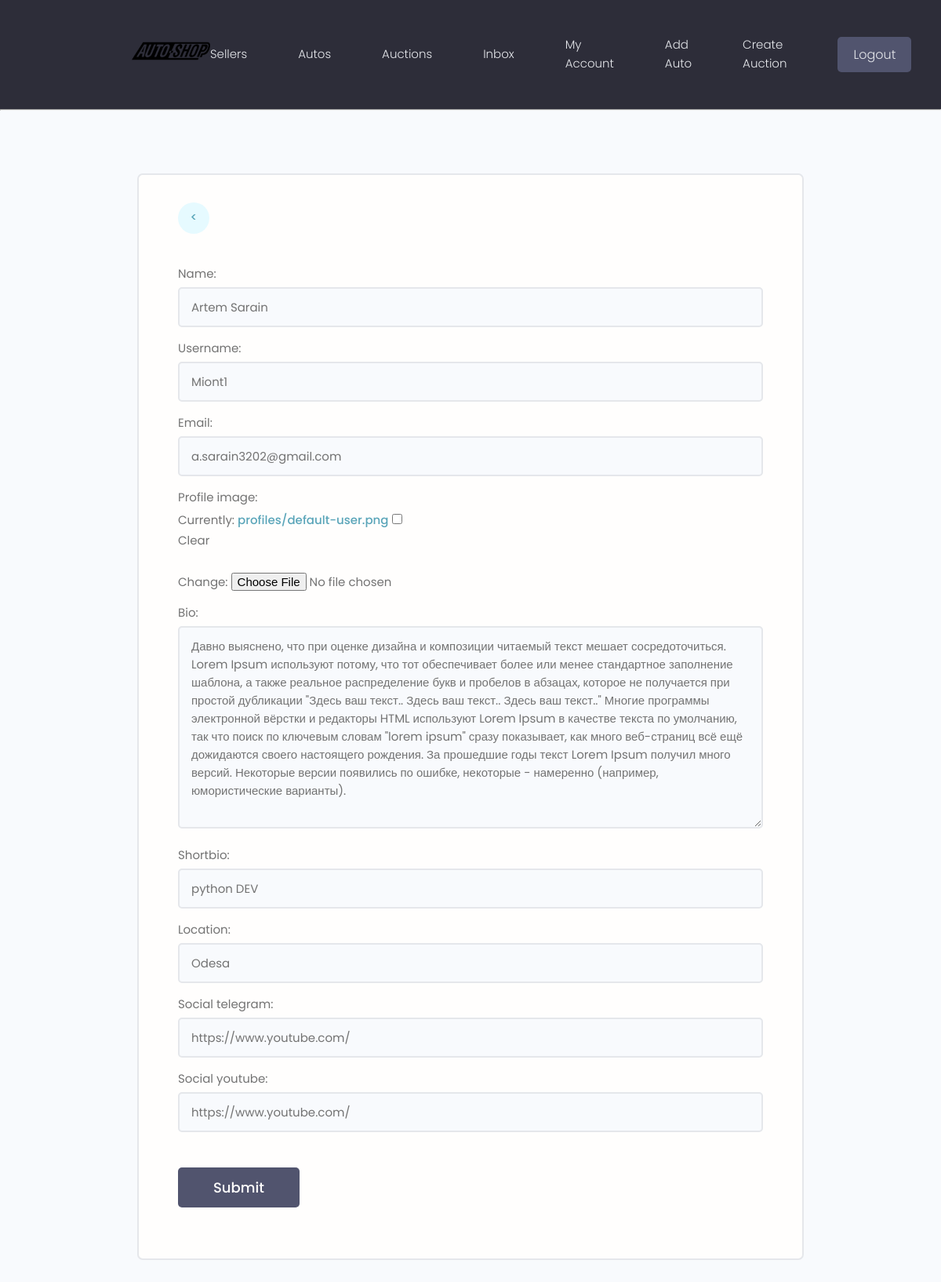
The page /users/edit-account/ (signed in) on the database its author committed.
### users/models.py (models this page shows, shortened)
class Profile(models.Model):
    id = models.BigAutoField(primary_key=True)
    user = models.OneToOneField(User, on_delete=models.CASCADE)
    name = models.CharField(max_length=50, null=True, blank=True)
    email = models.EmailField(max_length=254, default="default@example.com")
    username = models.CharField(max_length=50, null=True, blank=True)
    shortbio = models.CharField(max_length=100, null=True, blank=True)
    bio = models.TextField(null=True, blank=True)
    profile_image = models.ImageField(null=True, blank=True, default="profiles/default-user.png", upload_to='profiles/')
    location = models.CharField(max_length=200)
    social_telegram = models.CharField(max_length=500, null=True, blank=True)
    social_youtube = models.CharField(max_length=500, null=True, blank=True)
    vote_total = models.IntegerField(default=0, null=True, blank=True)
    vote_ratio = models.IntegerField(default=0, null=True, blank=True)
    created = models.DateTimeField(auto_now_add=True)

### users/views.py (the view, shortened to what this page needs)
# urls.py: path('edit-account/', views.editAccount, name='edit-account'),
@login_required(login_url="login")
def editAccount(request):
    logger.info(f"Користувач {request.user.username} відкрив форму редагування профілю.")
    form = ProfileForm(instance=request.user.profile)
    context = {"form": form}
    return render(request, "users/profile-form.html", context)

### users/forms.py
class ProfileForm(ModelForm):
    class Meta:
        model = Profile
        fields = ["name", "username", "email", "profile_image", "bio", "shortbio",
                  "location", "social_telegram", "social_youtube"]
    def __init__(self, *args, **kwargs):
        super(ProfileForm, self).__init__(*args, **kwargs)
        for name, field in self.fields.items():
            field.widget.attrs.update({'class': 'input'})

### users/templates/users/profile-form.html (shortened to what this page needs)
{% extends 'main.html' %}
{% block content %}
    <main class="formPage my-xl">
        <div class="content-box">
            <div class="formWrapper">
                <a class="backButton" href="{% url 'account' %}"><</a>
                <br>
                <form method="POST" action="{% url 'edit-account' %}" enctype="multipart/form-data">
                    {% for field in form %}
                    <div class="form__field">
                        <label for="formInput#text">{{field.label}}: </label>
                        {{field}}
                    </div>
                    {%endfor%}
                    <input class="btn btn--sub btn--lg  my-md" type="submit" value="Submit" />
                </form>
            </div>
        </div>
    </main>
{% endblock content %}

### static/styles/app.css (style rules this page uses)
:root { --color-sub: #2d2d39; }
.btn--sub { background-color: var(--color-sub-light); }
.content-box { width: 95%; max-width: 85rem; margin: 0 auto; }
.backButton { background: var(--color-main-light); color: var(--color-main); width: 4rem; height: 4rem; display: flex; align-items: center; justify-content: center; border-radius: 50%; }
.formPage .formWrapper { list-style: none; background: var(--color-white); padding: 3.5rem 5rem; border: 2px solid var(--color-light); border-radius: 0.7rem; }

### static/uikit/styles/modules/_variables.css (style rules this page uses)
:root { --color-main: #5aa5b9; --color-main-light: #e6faff; --color-sub: #3f4156; --color-sub-light: #51546e; --color-sub-lighter: #ededfd; --color-text: #737373; --color-gray: #8b8b8b; --color-light: #e5e7eb; --color-light-gray: #767676; --color-bg: #f8fafd; --color-white: #fffefd; --color-white-light: #f3f3f3; --color-success: #359e64; --color-success-bg: #def8e8; --color-error: #fc4b0b; --color-error-bg: #fff2ee; --font-base: 'Poppins', arial, helvetica, 'Segoe UI', roboto, ubuntu, sans-serif; --font-monospace: 'Fira Code', 'Courier New', courier, monospace; --font-regular: 300; --font-medium: 500; --font-bold: 700; --generic-shadow: 1px 1px 5px #00000010; --generic-transition: all 0.3s ease-in-out; }

### static/uikit/styles/modules/_base.css (style rules this page uses)
* { margin: 0; padding: 0; box-sizing: border-box; text-rendering: optimizeLegibility; color: inherit; font-size: inherit; }
html { font-size: 50%; }
@media only screen and (min-width: 480px) { html { font-size: 56.25%; } }
@media only screen and (min-width: 1200px) { html { font-size: 62.5%; } }
body { line-height: 1.6; font-weight: 400; font-size: 1.5rem; color: var(--color-text); background-color: var(--color-bg); min-height: 100vh; }

### static/uikit/styles/modules/_typography.css (style rules this page uses)
* { font-family: var(--font-base); }
a { padding-bottom: 2px; text-decoration: none; display: inline-block; color: var(--color-main); font-weight: var(--font-medium); }

### static/uikit/styles/modules/_utilities.css (style rules this page uses)
.my-md { margin: 3rem auto; }
.my-xl { margin: 8rem auto; }

### static/uikit/styles/modules/_button.css (style rules this page uses)
.btn { display: inline-block; position: relative; cursor: pointer; background-color: var(--color-light); font-weight: var(--font-medium); color: var(--color-sub); text-decoration: none; padding: 1rem 2rem; border-radius: 0.5rem; border: none; width: -webkit-fit-content; width: -moz-fit-content; width: fit-content; height: -webkit-fit-content; height: -moz-fit-content; height: fit-content; font-size: 1.6rem; outline-width: 0; outline-color: transparent; -webkit-backface-visibility: hidden; backface-visibility: hidden; transition: all 0.3s ease-in-out; }
.btn--sub { background-color: var(--color-sub); color: var(--color-white); }
.btn--lg { font-size: 1.8rem; padding: 1.2rem 4.5rem; }

### static/uikit/styles/modules/_form.css (style rules this page uses)
.form__field { margin-top: 1.5rem; margin-bottom: 1.5rem; }
.form__label, .form__field > label { display: block; margin-bottom: 0.5rem; color: var(--color-text); }
input.input[type='text'], input.input[type='email'], input.input[type='password'], input.input[type='number'], textarea.input { min-width: 24rem; width: 100%; padding: 1.2rem 1.5rem; border-radius: 0.5rem; border: 2px solid var(--color-light); transition: all 0.3s ease-in-out; background-color: var(--color-bg); }

### rows shown on the page
Profile: form "Artem Sarain" "Miont1" "a.sarain3202@gmail.com" "Давно выяснено, что при оценке дизайна и композиции читаемый текст мешает сосредоточиться. Lorem Ipsum используют потому, что тот обеспечивает более или менее стандартное заполнение шаблона, а также реальное распределение букв и пробелов в абзацах, которое не получается при простой дубликации \"Здесь ваш текст.. Здесь ваш текст.. Здесь ваш текст..\" Многие программы электронной вёрстки и редакторы HTML используют Lorem Ipsum в качестве текста по умолчанию, так что поиск по ключевым словам \"lorem ipsum\" сразу показывает, как много веб-страниц всё ещё дожидаются своего настоящего рождения. За прошедшие годы текст Lorem Ipsum получил много версий. Некоторые версии появились по ошибке, некоторые…" "python DEV" "Odesa" "https://www.youtube.com/" "https://www.youtube.com/"

### other values the page prints
{{ field.label }} "Name" "Username" "Email" "Profile image" "Bio" "Shortbio" "Location" "Social telegram" "Social youtube"
